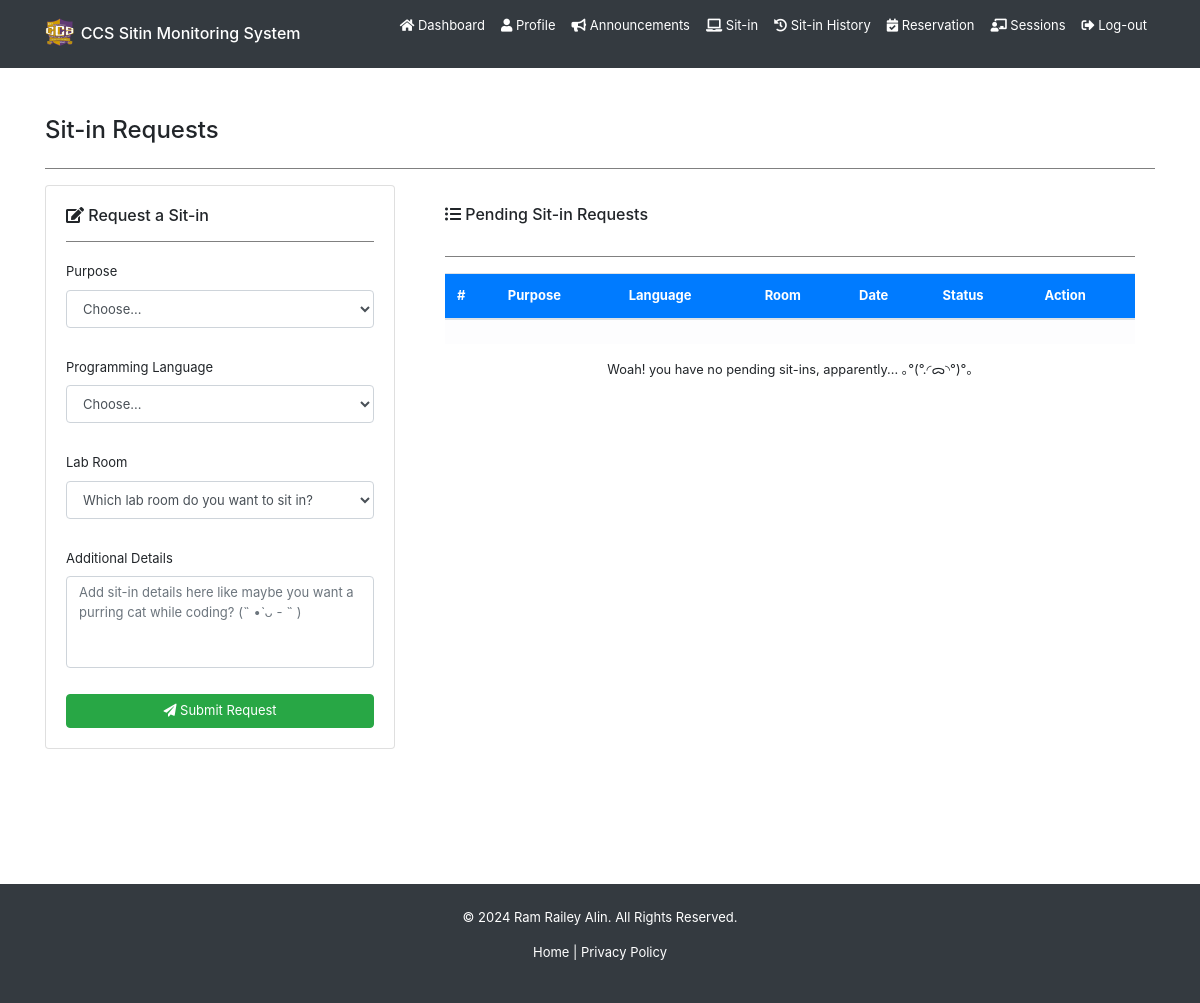
The app's page /sitin/ (signed in), older data.
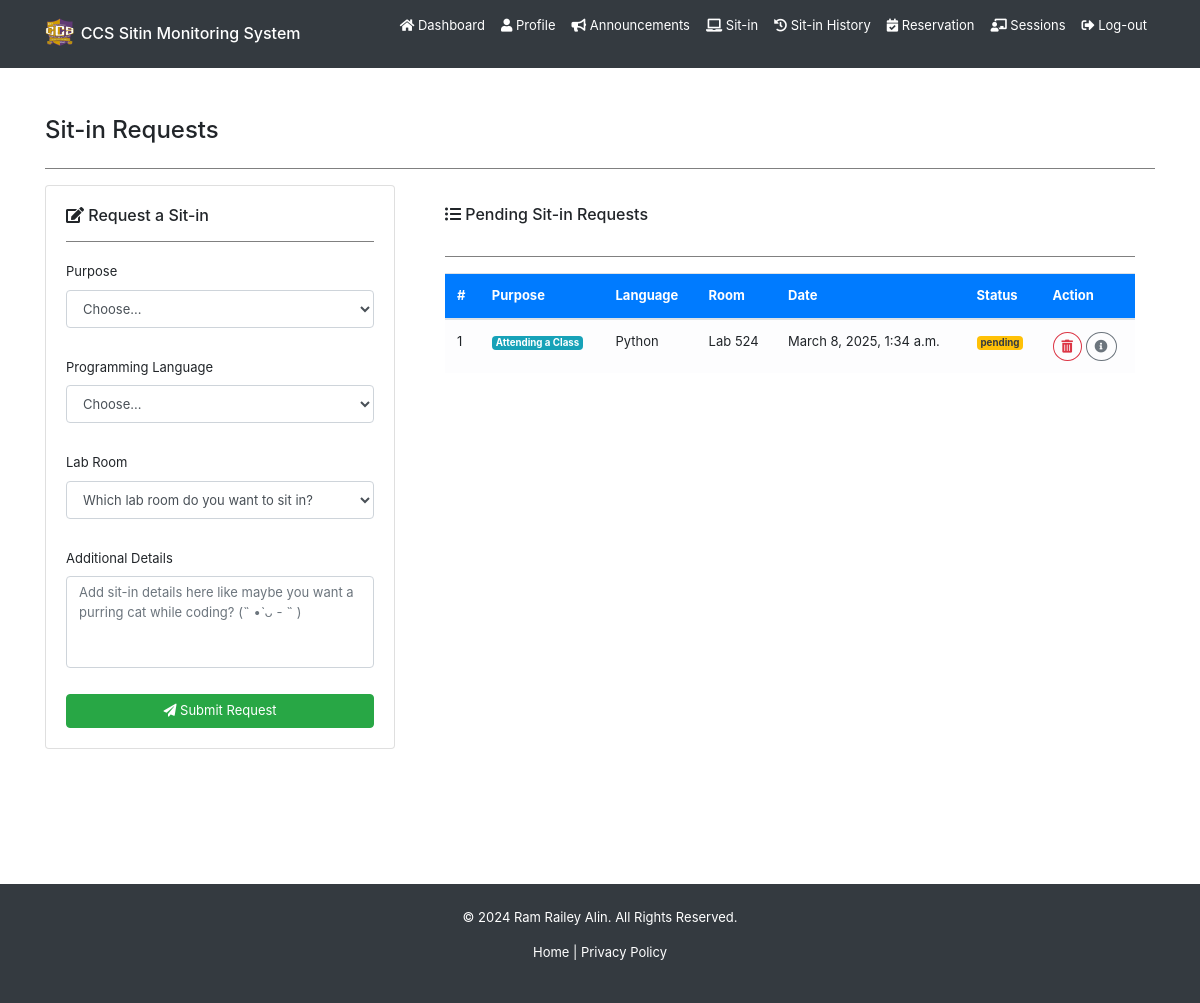
The same page, newer data.
### backend/models.py (models this page shows, shortened)
class Sitin(models.Model):
    purpose = models.CharField(max_length=255, choices=SITIN_PURPOSE_CHOICES, blank=True, null=True)
    programming_language = models.CharField(max_length=255, choices=PROGRAMMING_LANGUAGE_CHOICES, blank=True, null=True)
    lab_room = models.CharField(max_length=50, choices=LAB_ROOM_CHOICES, blank=True, null=True)
    sitin_details = models.TextField(blank=True, null=True)
    status = models.CharField(max_length=50, choices=SITIN_STATUS_CHOICES, blank=True, null=True) # pending, approved, denied
    date = models.DateTimeField(auto_now_add=True)
    user = models.ForeignKey(User, on_delete=models.CASCADE)

### backend/views.py (the view, shortened to what this page needs)
# urls.py: path('sitin/', views.SitinHybridView.as_view(), name='user-sitin'),
class SitinHybridView(APIView):
    permission_classes = [IsAuthenticated]
    renderer_classes = [TemplateHTMLRenderer, JSONRenderer]
    template_name = 'backend/pages/sitin.html'
    def get(self, request, *args, **kwargs):
        sitins = Sitin.objects.filter(user=request.user, status="pending").order_by('-date')
        context = {
            'purpose_choices': SITIN_PURPOSE_CHOICES,
            'language_choices': PROGRAMMING_LANGUAGE_CHOICES,
            'room_choices': LAB_ROOM_CHOICES,
            'sitins': sitins
        }
        if request.accepted_renderer.format == 'html':
            return Response(context, template_name=self.template_name)
        serializer = SitinSerializer(sitins, many=True)
        print(serializer.data)
        return Response(serializer.data)

### backend/templates/backend/pages/sitin.html (shortened to what the changed rows need)
{% extends 'backend/base.html' %}
{% block content %}
<div class="container mt-5">
    <div id="sitin-body" class="row">
        <div class="col-lg-8 col-md-12 mb-4">
            <div class="card shadow-lg border-0">
                <div class="card-body">
                    <div class="table-responsive d-flex flex-column">
                        <table class="table table-hover align-middle">
                            <thead class="bg-primary text-white">
                                <tr>
                                    <th>#</th>
                                    <th>Purpose</th>
                                    <th>Language</th>
                                    <th>Room</th>
                                    <th>Date</th>
                                    <th>Status</th>
                                    <th>Action</th>
                                </tr>
                            </thead>
                            <tbody class="table-light">
                                {% if sitins %}
                                {% for sitin in sitins %}
                                <tr>
                                    <td>{{ forloop.counter }}</td>
                                    <td><span class="badge bg-info text-white">{{ sitin.purpose }}</span></td>
                                    <td>{{ sitin.programming_language }}</td>
                                    <td>Lab {{ sitin.lab_room }}</td>
                                    <td>{{ sitin.date }}</td>
                                    <td><span class="badge bg-warning text-dark">{{ sitin.status }}</span></td>
                                    <td>
                                        <button class="btn btn-sm btn-outline-danger rounded-circle" onclick="showConfirmDeleteModal('{{ sitin.id }}')">
                                            <i class="fas fa-trash-alt"></i>
                                        </button>
                                        <button class="btn btn-sm btn-outline-secondary rounded-circle rounded-circle-info" data-text="{{ sitin.sitin_details }}">
                                            <i class="fas fa-info-circle"></i>
                                        </button>
                                    </td>
                                </tr>
                                {% endfor %}
                                {% else %}
                                <tr>
                                    <td></td>
                                    <td></td>
                                    <td></td>
                                    <td></td>
                                    <td></td>
                                    <td></td>
                                    <td></td>
                                </tr>
                                {% endif %}
                            </tbody>
                        </table>
                        {% if sitins %}
                        {% else %}
                        <div class="small text-center">Woah! you have no pending sit-ins, apparently... ｡°(°.◜ᯅ◝°)°｡</div>
                        {% endif %}
                    </div>
                </div>
            </div>
        </div>
    </div>
</div>
{% endblock %}

Row changes from the older to the newer data that the page shows:
added Sitin: purpose "Attending a Class", programming_language "Python", lab_room "524", date "March 8, 2025, 1:34 a.m.", status "pending"
Text that changed along with them:
text no longer shown: "Woah! you have no pending sit-ins, apparently... ｡°(°.◜ᯅ◝°)°｡"
